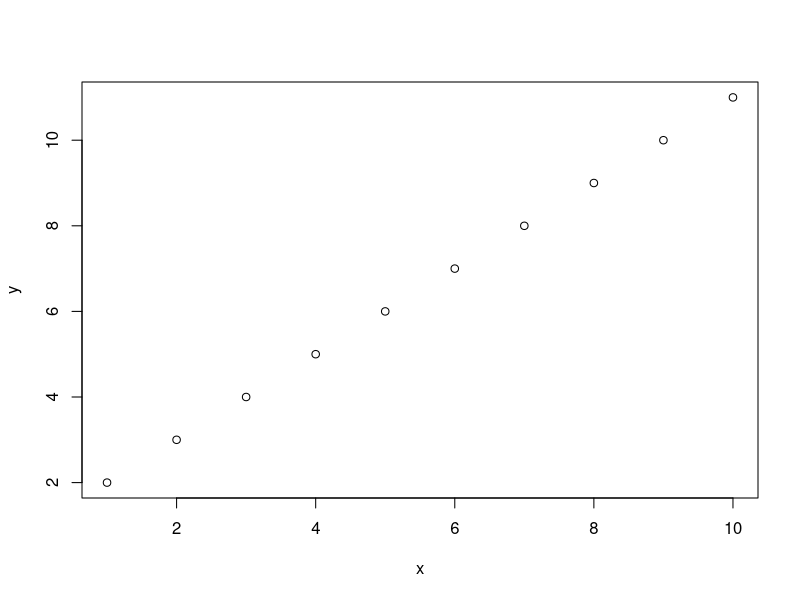
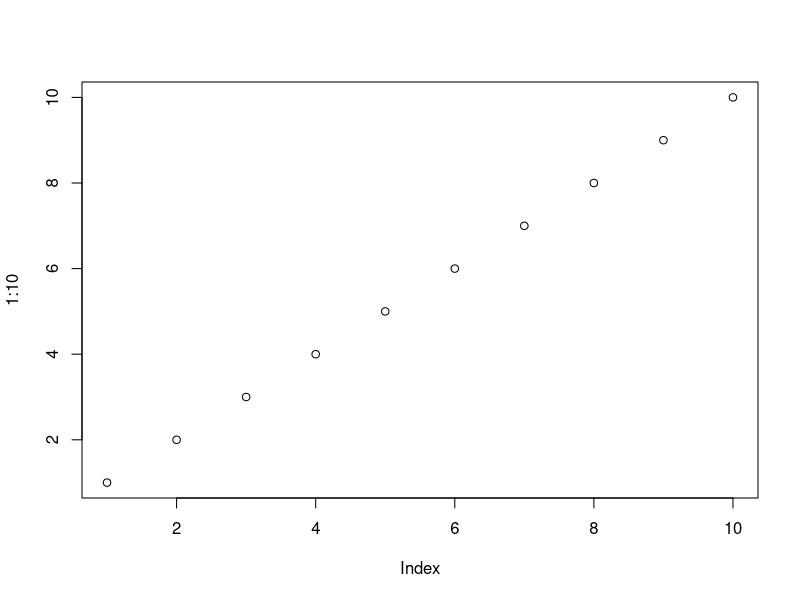
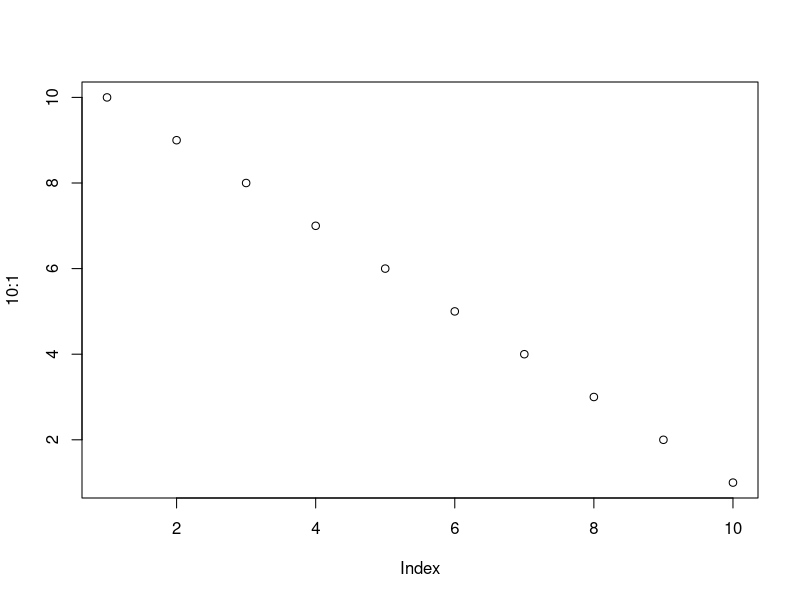

Write R code to recreate these figures, in order.
## ---- chunk 1
x <- 1:10
y <- 2:11
plot(x, y)
## ---- chunk 2
plot(1:10)
plot(10:1)
